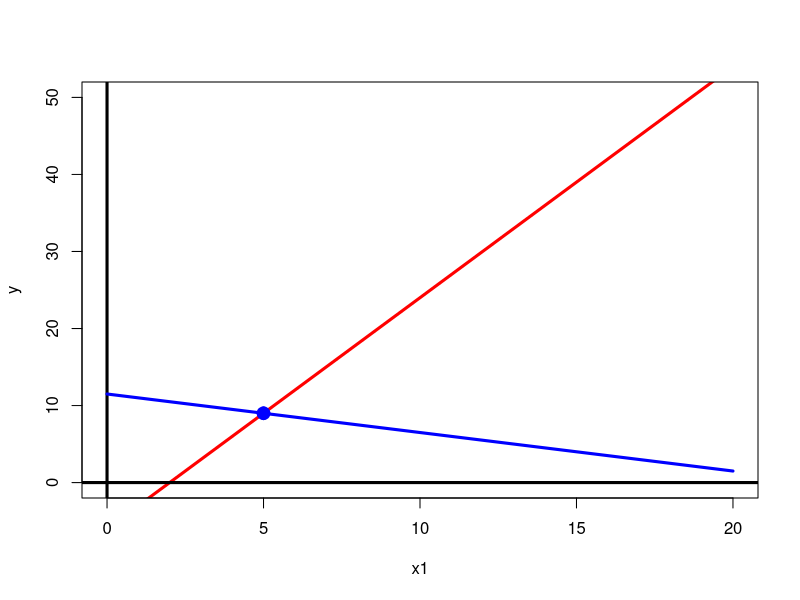
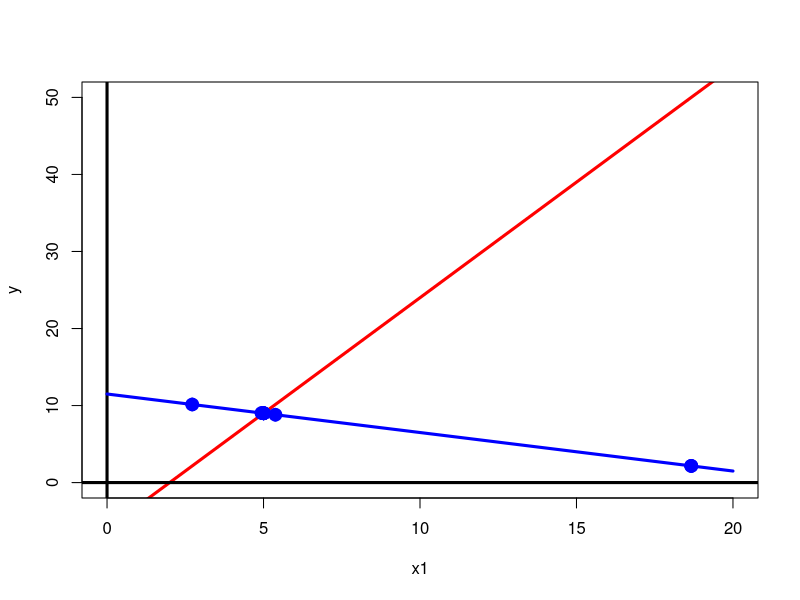

Recreate these plots in R, in order.
# Definindo as funções
f1<-function(x1){3*x1-6}
f2<-function(x2){(23-x2)/2}

# a)
plot(f1,0,20,lwd = 3,col="red",ylab="y",xlab="x1",ylim=c(0,50))
abline(h=0,v=0,lwd=3)
curve((23-x)/2,from=0,to=20,lwd=3,col="blue",add=TRUE)

# b)
A<-matrix(c(3,-1,1,2),nrow= 2,ncol=2,byrow=TRUE)
b<-c(6, 23)
sol<-solve(A, b)

# Adicionando a solução ao gráfico
points(sol[1],sol[2],pch=10,col="blue",lwd = 6)

require(pracma)

#c), d), e)
f1<-function(x1){3*x1-6}
f2<-function(x2){(23-x2)/2}

plot(f1,0,20,lwd = 3,col="red",ylab="y",xlab="x1",ylim=c(0,50))
abline(h=0,v=0,lwd=3)
curve((23-x)/2,from=0,to=20,lwd=3,col="blue",add=TRUE)

A<-matrix(c(3,-1,1,2),nrow= 2,ncol=2,byrow=TRUE)
b<-c(6, 23)

start<-c(20,50)
resultados<-matrix(,ncol=2,nrow=10)
for ( i in 1:10){
a<-itersolve(A,b, start, method = "Gauss-Seidel", nmax=i)
resultados[i,1]<-a$x[1]
resultados[i,2]<-a$x[2]
points(resultados[i,1],resultados[i,2],pch=10,col="blue",lwd=6)
}

points(resultados[1,1],resultados[1,2],pch=10,col="blue",lwd=6)


